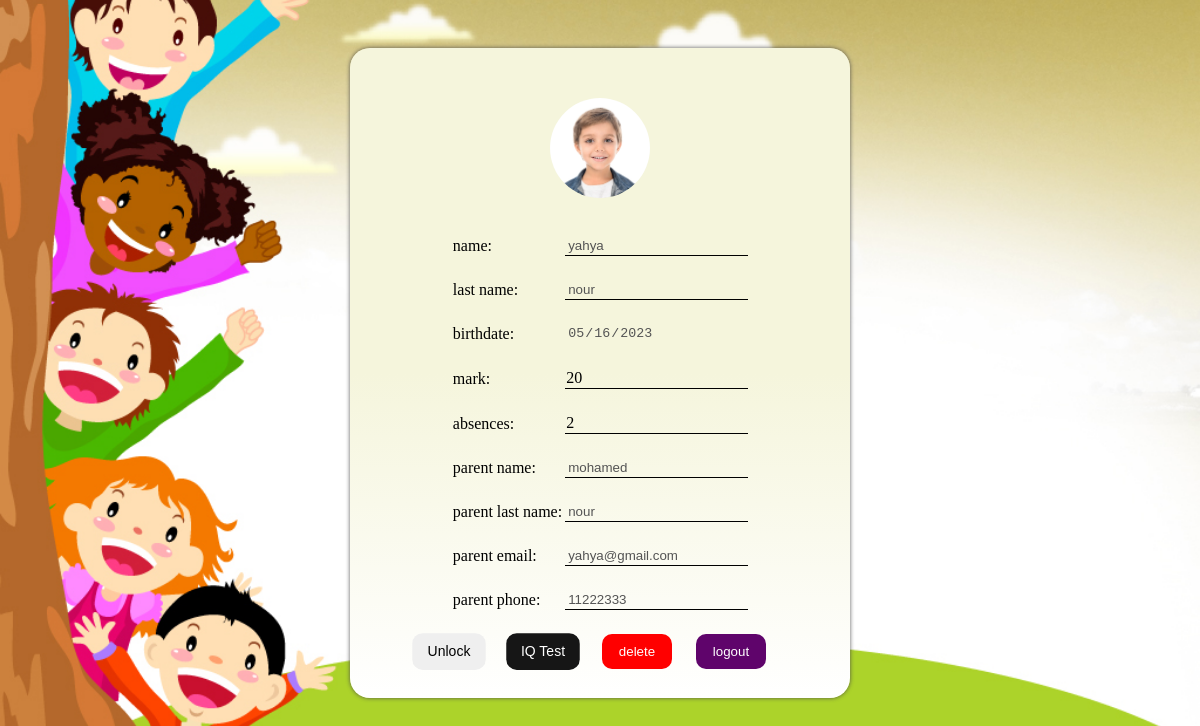
Screenshot of /home.php (signed in) with the database file from the repository.
### tables this page shows
CREATE TABLE `child` (
  `id` int(10) NOT NULL,
  `child_name` varchar(50) NOT NULL,
  `child_last_name` varchar(50) NOT NULL,
  `birthDate` date NOT NULL,
  `password` varchar(50) NOT NULL,
  `parent_name` varchar(50) NOT NULL,
  `parent_last_name` varchar(50) NOT NULL,
  `parent_email` varchar(50) NOT NULL,
  `parent_phone` varchar(50) NOT NULL,
  `mark` int(11) DEFAULT NULL,
  `absences` int(11) DEFAULT NULL
);

### home.php (the view, shortened to what this page needs)
<?php
require_once('conn.php');
$email = $_SESSION['login_user'];
$sql = "SELECT id, child_name, child_last_name, birthDate, parent_name, parent_last_name, parent_email, parent_phone, mark, absences FROM child WHERE parent_email=:Login";
$req = $pdo->prepare($sql);
$req->execute([
  ':Login' => $email
]);
$rows = $req->fetchAll(PDO::FETCH_ASSOC);
?>
<html lang="en">
<head>
    <link rel="stylesheet" type="text/css" href="css/sHome.css"/>
</head>
<body>
    <center>
    <div class="container">
      <div class="img"></div>
      <br>
      <br>
      <form method="post">
        <table>
          <?php foreach ($rows as $row) : ?>
            <tr>
                <td>name:</td>
                <td class="td2"><input style="background:none; border:none" name="child_name" type="text" value="<?php echo $row['child_name']; ?>" <?php if (!isset($_POST['update'])) echo "disabled"; ?> /></td>
            </tr>
            <tr><td><br></td></tr>
            <tr>
                <td>last name:</td>
                <td class="td2"><input style="background:none; border:none" name="child_last_name" type="text" value="<?php echo $row['child_last_name']; ?>" <?php if (!isset($_POST['update'])) echo "disabled"; ?> /></td>
            </tr>
            <tr><td><br></td></tr>
            <tr>
                <td>birthdate:</td>
                <td><input style="background:none; border:none" type="date" value="<?php echo $row['birthDate']; ?>" disabled /></td>
            </tr>
            <tr><td><br></td></tr>
            <tr>
                <td>mark:</td>
                <td class="td2"><?php echo $row['mark']; ?></td>
            </tr>
            <tr><td><br></td></tr>
            <tr>
                <td>absences:</td>
                <td class="td2"><?php echo $row['absences']; ?></td>
            </tr>
            <tr><td><br></td></tr>
            <tr>
                <td>parent name:</td>
                <td class="td2"><input style="background:none; border:none" name="parent_name" type="text" value="<?php echo $row['parent_name']; ?>" <?php if (!isset($_POST['update'])) echo "disabled"; ?> /></td>
            </tr>
            <tr><td><br></td></tr>
            <tr>
                <td>parent last name:</td>
                <td class="td2"><input style="background:none; border:none" name="parent_last_name" type="text" value="<?php echo $row['parent_last_name']; ?>" <?php if (!isset($_POST['update'])) echo "disabled"; ?> /></td>
            </tr>
            <tr><td><br></td></tr>
            <tr>
                <td>parent email:</td>
                <td class="td2"><input style="background:none; border:none" name="parent_email" type="text" value="<?php echo $row['parent_email']; ?>" disabled /></td>
            </tr>
            <tr><td><br></td></tr>
            <tr>
                <td>parent phone:</td>
                <td class="td2"><input style="background:none; border:none" name="parent_phone" type="text" value="<?php echo $row['parent_phone']; ?>" <?php if (!isset($_POST['update'])) echo "disabled"; ?> /></td>
            </tr>
            <tr><td><br></td></tr>
          <?php endforeach; ?>
        </table>
        <div class="btn-container">
        <button type="button" onclick="unlock()" id="unc" class="unc">Unlock</button>
        <a href="./kidsIQ/iqTest.html"><button type="button" onclick="" id="btn" class="btnIq">IQ Test</button></a>
        <input type="submit" value="delete" name="delete" class="deletebtn"/>
        <input type="submit" value="logout" name="logout" class="logoutbtn"/>
        </div>
      </form>
    </div>
    </center>
</body>
</html>

### css/sHome.css (style rules this page uses)
body { background-image: url("../images/F9LZCK.jpg"); background-size: cover; background-repeat: no-repeat; background-position: center center; padding: 40px; }
.container { width: 500px; height: 600px; box-shadow: 0 0 4px rgba(73, 73, 73, 0.904); border-radius: 20px; background-image: linear-gradient(to bottom, beige, beige, white); padding-top: 50px; }
.img { background-image: url("../images/stock-photo-smiling-little-boy.webp"); background-size: cover; background-position: center center; width: 100px; height: 100px; border-radius: 50%; }
.td2 { border-bottom: 1px solid black; }
.btn-container button, .btn-container input[type="submit"] { border: none; border-radius: 10px; width: 70px; height: 35px; margin-right: 20px; }
.deletebtn { background-color: red; color: white; }
.logoutbtn { background-color:rgb(95, 4, 107); color: white; }
.btnIq { background-color: rgb(22, 22, 22); color: white; }
.btn-container button, .btn-container input[type="submit"]:hover { transform: scale(1.05); }

### rows the page displays
child: child_name "yahya", child_last_name "nour", birthDate "05/16/2023", mark "20", absences "2", parent_name "mohamed", parent_last_name "nour", parent_email "yahya@gmail.com", parent_phone "11222333"
